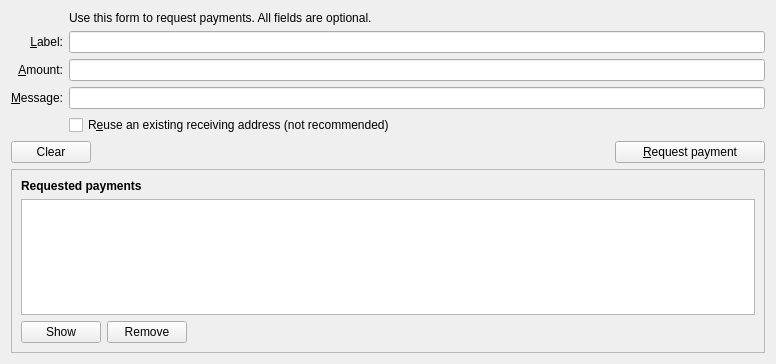
<?xml version="1.0" encoding="UTF-8"?>
<ui version="4.0">
 <class>ReceiveCoinsDialog</class>
 <widget class="QWidget" name="ReceiveCoinsDialog">
  <property name="geometry">
   <rect>
    <x>0</x>
    <y>0</y>
    <width>776</width>
    <height>364</height>
   </rect>
  </property>
  <layout class="QVBoxLayout" name="verticalLayout">
   <item>
    <layout class="QGridLayout" name="gridLayout">
     <item row="7" column="2">
      <widget class="QCheckBox" name="reuseAddress">
       <property name="toolTip">
        <string>Reuse one of the previously used receiving addresses. Reusing addresses has security and privacy issues. Do not use this unless re-generating a payment request made before.</string>
       </property>
       <property name="text">
        <string>R&amp;euse an existing receiving address (not recommended)</string>
       </property>
      </widget>
     </item>
     <item row="7" column="0">
      <widget class="QLabel" name="label_4">
       <property name="text">
        <string/>
       </property>
      </widget>
     </item>
     <item row="6" column="0">
      <widget class="QLabel" name="label_3">
       <property name="text">
        <string>&amp;Message:</string>
       </property>
       <property name="alignment">
        <set>Qt::AlignRight|Qt::AlignTrailing|Qt::AlignVCenter</set>
       </property>
       <property name="buddy">
        <cstring>reqMessage</cstring>
       </property>
      </widget>
     </item>
     <item row="4" column="2">
      <widget class="QLineEdit" name="reqLabel">
       <property name="toolTip">
        <string>The label to associate with the new receiving address</string>
       </property>
      </widget>
     </item>
     <item row="6" column="2">
      <widget class="QLineEdit" name="reqMessage">
       <property name="toolTip">
        <string>The message to attach to payment request</string>
       </property>
      </widget>
     </item>
     <item row="2" column="2">
      <widget class="QLabel" name="label_5">
       <property name="text">
        <string>Use this form to request payments. All fields are optional.</string>
       </property>
      </widget>
     </item>
     <item row="4" column="0">
      <widget class="QLabel" name="label_2">
       <property name="text">
        <string>&amp;Label:</string>
       </property>
       <property name="alignment">
        <set>Qt::AlignRight|Qt::AlignTrailing|Qt::AlignVCenter</set>
       </property>
       <property name="buddy">
        <cstring>reqLabel</cstring>
       </property>
      </widget>
     </item>
     <item row="5" column="0">
      <widget class="QLabel" name="label">
       <property name="text">
        <string>&amp;Amount:</string>
       </property>
       <property name="alignment">
        <set>Qt::AlignRight|Qt::AlignTrailing|Qt::AlignVCenter</set>
       </property>
       <property name="buddy">
        <cstring>reqAmount</cstring>
       </property>
      </widget>
     </item>
     <item row="5" column="2">
      <widget class="iQcoinAmountField" name="reqAmount">
       <property name="minimumSize">
        <size>
         <width>80</width>
         <height>0</height>
        </size>
       </property>
       <property name="toolTip">
        <string>The amount to request</string>
       </property>
      </widget>
     </item>
    </layout>
   </item>
   <item>
    <layout class="QHBoxLayout" name="horizontalLayout">
     <item>
      <widget class="QPushButton" name="clearButton">
       <property name="sizePolicy">
        <sizepolicy hsizetype="Minimum" vsizetype="Fixed">
         <horstretch>0</horstretch>
         <verstretch>0</verstretch>
        </sizepolicy>
       </property>
       <property name="toolTip">
        <string>Clear all fields of the form.</string>
       </property>
       <property name="text">
        <string>Clear</string>
       </property>
       <property name="icon">
        <iconset resource="../iQcoin.qrc">
         <normaloff>:/icons/remove</normaloff>:/icons/remove</iconset>
       </property>
       <property name="autoRepeatDelay">
        <number>300</number>
       </property>
       <property name="autoDefault">
        <bool>false</bool>
       </property>
      </widget>
     </item>
     <item>
      <spacer name="horizontalSpacer">
       <property name="orientation">
        <enum>Qt::Horizontal</enum>
       </property>
       <property name="sizeHint" stdset="0">
        <size>
         <width>40</width>
         <height>20</height>
        </size>
       </property>
      </spacer>
     </item>
     <item>
      <widget class="QPushButton" name="receiveButton">
       <property name="minimumSize">
        <size>
         <width>150</width>
         <height>0</height>
        </size>
       </property>
       <property name="text">
        <string>&amp;Request payment</string>
       </property>
       <property name="icon">
        <iconset resource="../iQcoin.qrc">
         <normaloff>:/icons/receiving_addresses</normaloff>:/icons/receiving_addresses</iconset>
       </property>
      </widget>
     </item>
    </layout>
   </item>
   <item>
    <spacer name="verticalSpacer_2">
     <property name="orientation">
      <enum>Qt::Vertical</enum>
     </property>
     <property name="sizeHint" stdset="0">
      <size>
       <width>20</width>
       <height>40</height>
      </size>
     </property>
    </spacer>
   </item>
   <item>
    <widget class="QFrame" name="frame">
     <property name="sizePolicy">
      <sizepolicy hsizetype="Preferred" vsizetype="Expanding">
       <horstretch>0</horstretch>
       <verstretch>0</verstretch>
      </sizepolicy>
     </property>
     <property name="frameShape">
      <enum>QFrame::StyledPanel</enum>
     </property>
     <property name="frameShadow">
      <enum>QFrame::Raised</enum>
     </property>
     <layout class="QVBoxLayout" name="verticalLayout_2">
      <item>
       <widget class="QLabel" name="label_6">
        <property name="font">
         <font>
          <weight>75</weight>
          <bold>true</bold>
         </font>
        </property>
        <property name="text">
         <string>Requested payments</string>
        </property>
       </widget>
      </item>
      <item>
       <widget class="QTableView" name="recentRequestsView"/>
      </item>
      <item>
       <layout class="QHBoxLayout" name="horizontalLayout_2">
        <item>
         <widget class="QPushButton" name="showRequestButton">
          <property name="toolTip">
           <string>Show the selected request (does the same as double clicking an entry)</string>
          </property>
          <property name="text">
           <string>Show</string>
          </property>
          <property name="icon">
           <iconset resource="../iQcoin.qrc">
            <normaloff>:/icons/edit</normaloff>:/icons/edit</iconset>
          </property>
         </widget>
        </item>
        <item>
         <widget class="QPushButton" name="removeRequestButton">
          <property name="toolTip">
           <string>Remove the selected entries from the list</string>
          </property>
          <property name="text">
           <string>Remove</string>
          </property>
          <property name="icon">
           <iconset resource="../iQcoin.qrc">
            <normaloff>:/icons/remove</normaloff>:/icons/remove</iconset>
          </property>
         </widget>
        </item>
        <item>
         <spacer name="horizontalSpacer_2">
          <property name="orientation">
           <enum>Qt::Horizontal</enum>
          </property>
          <property name="sizeHint" stdset="0">
           <size>
            <width>40</width>
            <height>20</height>
           </size>
          </property>
         </spacer>
        </item>
       </layout>
      </item>
     </layout>
    </widget>
   </item>
  </layout>
 </widget>
 <customwidgets>
  <customwidget>
   <class>iQcoinAmountField</class>
   <extends>QLineEdit</extends>
   <header>iQcoinamountfield.h</header>
  </customwidget>
 </customwidgets>
 <tabstops>
  <tabstop>reqLabel</tabstop>
  <tabstop>reqAmount</tabstop>
  <tabstop>reqMessage</tabstop>
  <tabstop>reuseAddress</tabstop>
  <tabstop>clearButton</tabstop>
  <tabstop>receiveButton</tabstop>
  <tabstop>recentRequestsView</tabstop>
  <tabstop>showRequestButton</tabstop>
  <tabstop>removeRequestButton</tabstop>
 </tabstops>
 <resources>
  <include location="../iQcoin.qrc"/>
 </resources>
 <connections/>
</ui>
